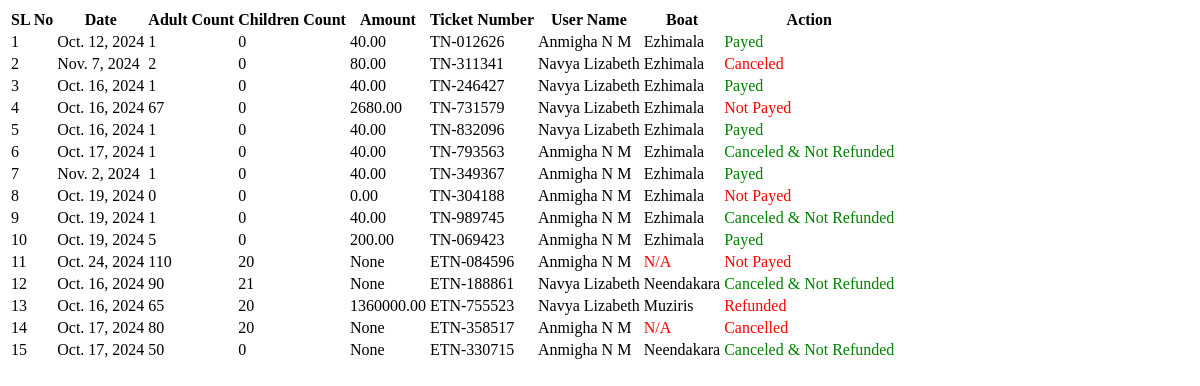
The page /StationMaster/ajaxreport/ on the database as committed earlier.
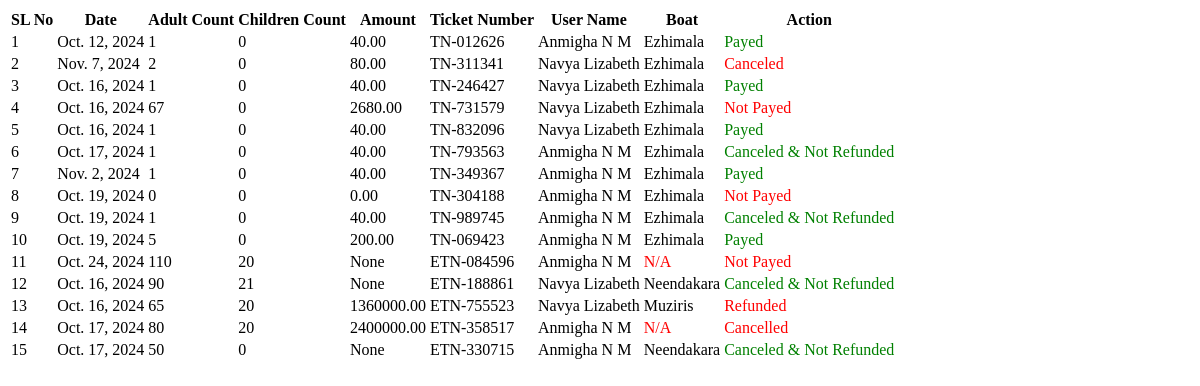
The same page on the database as committed later.
### User/models.py (models this page shows, shortened)
class tbl_eventbooking(models.Model):
    event_date = models.DateField()
    event_startpoint = models.ForeignKey(tbl_place, on_delete=models.CASCADE, related_name='event_startpoints')
    event_endpoint = models.ForeignKey(tbl_place, on_delete=models.CASCADE, related_name='event_endpoints')
    event_starttime = models.TimeField(default=time(0, 0))  # Default to 00:00:00
    duration = models.DurationField(null=True, blank=True)  # Store duration as a time period
    event_number = models.CharField(max_length=20, unique=True, blank=True, null=True)
    adult_count = models.CharField(max_length=20)
    children_count = models.CharField(max_length=20)
    boat_deck = models.CharField(max_length=50,default='1')
    event_type = models.ForeignKey(tbl_eventtype, on_delete=models.CASCADE)
    user = models.ForeignKey(settings.AUTH_USER_MODEL, on_delete=models.CASCADE)
    assign = models.ForeignKey(tbl_boat, on_delete=models.CASCADE, null=True)
    status = models.IntegerField(default=0)
    payment_id = models.CharField(max_length=100, blank=True, null=True)  # Store payment ID if available
    refund_amount = models.DecimalField(max_digits=10, decimal_places=2, null=True, blank=True)

### Guest/models.py (models this page shows, shortened)
class CustomDetails(AbstractUser):
    ROLE_CHOICES = [
        ('admin', 'Admin'),
        ('stationmaster', 'Station Master'),
        ('user', 'User'),
    ]
    role = models.CharField(max_length=20, choices=ROLE_CHOICES, default='user')

### StationMaster/views.py (the view, shortened to what this page needs)
# urls.py: path('ajaxreport/',views.ajaxreport,name="AjaxReport"),
def ajaxreport(request):
    fdate = request.GET.get("fdate", "")
    tdate = request.GET.get("tdate", "")
    status = request.GET.get("status", "")
    ticket_type = request.GET.get("ticketType", "")
    booking = tbl_ticketbooking.objects.none()
    eventbooking = tbl_eventbooking.objects.none()
    combined_list = []
    counter = 1
    if ticket_type == "1":  # Public Transport Boat Services (ticket booking)
        booking = tbl_ticketbooking.objects.all()
        if fdate:
            booking = booking.filter(date__gte=fdate)
        if tdate:
            booking = booking.filter(date__lte=tdate)
        if status:
            booking = booking.filter(payment=status)
    else:  # Show both ticket and event bookings (All)
        booking = tbl_ticketbooking.objects.all()
        eventbooking = tbl_eventbooking.objects.all()
        if fdate:
            booking = booking.filter(date__gte=fdate)
            eventbooking = eventbooking.filter(event_date__gte=fdate)
        if tdate:
            booking = booking.filter(date__lte=tdate)
            eventbooking = eventbooking.filter(event_date__lte=tdate)
        if status:
            booking = booking.filter(payment=status)
            eventbooking = eventbooking.filter(status=status)
    for item in booking:
        combined_list.append({
            'type': 'booking',
            'data': item,
            'counter': counter
        })
        counter += 1
    for item in eventbooking:
        combined_list.append({
            'type': 'eventbooking',
            'data': item,
            'counter': counter
        })
        counter += 1
    return render(request, "StationMaster/AjaxReport.html", {"combined_list": combined_list})

### StationMaster/Templates/StationMaster/AjaxReport.html
<div class="container">
    <div id="result" class="result-table">
        <table class="table">
            <tr>
                <th>SL No</th>
                <th>Date</th>
                <th>Adult Count</th>
                <th>Children Count</th>
                <th>Amount</th>
                <th>Ticket Number</th>
                <th>User Name</th>
                <th>Boat</th>
                <th>Action</th>
            </tr>
            {% for item in combined_list %}
            <tr>
                <td>{{ item.counter }}</td>
                {% if item.type == 'booking' %}
                <td>{{ item.data.date }}</td>
                <td>{{ item.data.adults_count }}</td>
                <td>{{ item.data.childrens_count }}</td>
                <td>{{ item.data.book_amount }}</td>
                <td>{{ item.data.ticket_number }}</td>
                <td>{{ item.data.user.first_name }} {{ item.data.user.last_name }}</td>
                <td>
                    {% if item.data.service %}
                    {{ item.data.service.assignboat_boat.boat_name }}
                    {% else %}
                    <span style="color: red;">N/A</span>
                    {% endif %}
                </td>
                <td>
                    {% if item.data.payment == 0 %}
                    <span style="color: red;">Not Payed</span>
                    {% elif item.data.payment == 1 %}
                    <span style="color: green;">Payed</span>
                    {% elif item.data.payment == 2 %}
                    <span style="color: green;">Canceled & Not Refunded</span>
                    {% elif item.data.payment == 3 %}
                    <span style="color: red;">Canceled</span>
                    {% elif item.data.payment == 4 %}
                    <span style="color: red;">Refunded</span>
                    {% else %}
                    Error
                    {% endif %}
                </td>
                {% elif item.type == 'eventbooking' %}
                <td>{{ item.data.event_date }}</td>
                <td>{{ item.data.adult_count }}</td>
                <td>{{ item.data.children_count }}</td>
                <td>{{ item.data.refund_amount }}</td>
                <td>{{ item.data.event_number }}</td>
                <td>{{ item.data.user.first_name }} {{ item.data.user.last_name }}</td>
                <td>
                    {% if item.data.assign %}
                    {{ item.data.assign.boat_name }}
                    {% else %}
                    <span style="color: red;">N/A</span>
                    {% endif %}
                </td>
                <td>
                    {% if item.data.status == 0 %}
                    <span style="color: red;">Not Payed</span>
                    {% elif item.data.status == 1 %}
                    <span style="color: green;">Payed</span>
                    {% elif item.data.status == 2 %}
                    <span style="color: green;">Canceled & Not Refunded</span>
                    {% elif item.data.status == 3 %}
                    <span style="color: red;">Cancelled</span>
                    {% elif item.data.status == 4 %}
                    <span style="color: red;">Refunded</span>
                    {% else %}
                    Error
                    {% endif %}
                </td>
                {% endif %}
            </tr>
            {% endfor %}
        </table>
    </div>
</div>

Rows that differ between the two databases and show on the page:
changed tbl_eventbooking "ETN-358517": data.refund_amount "None" → "2400000.00"
